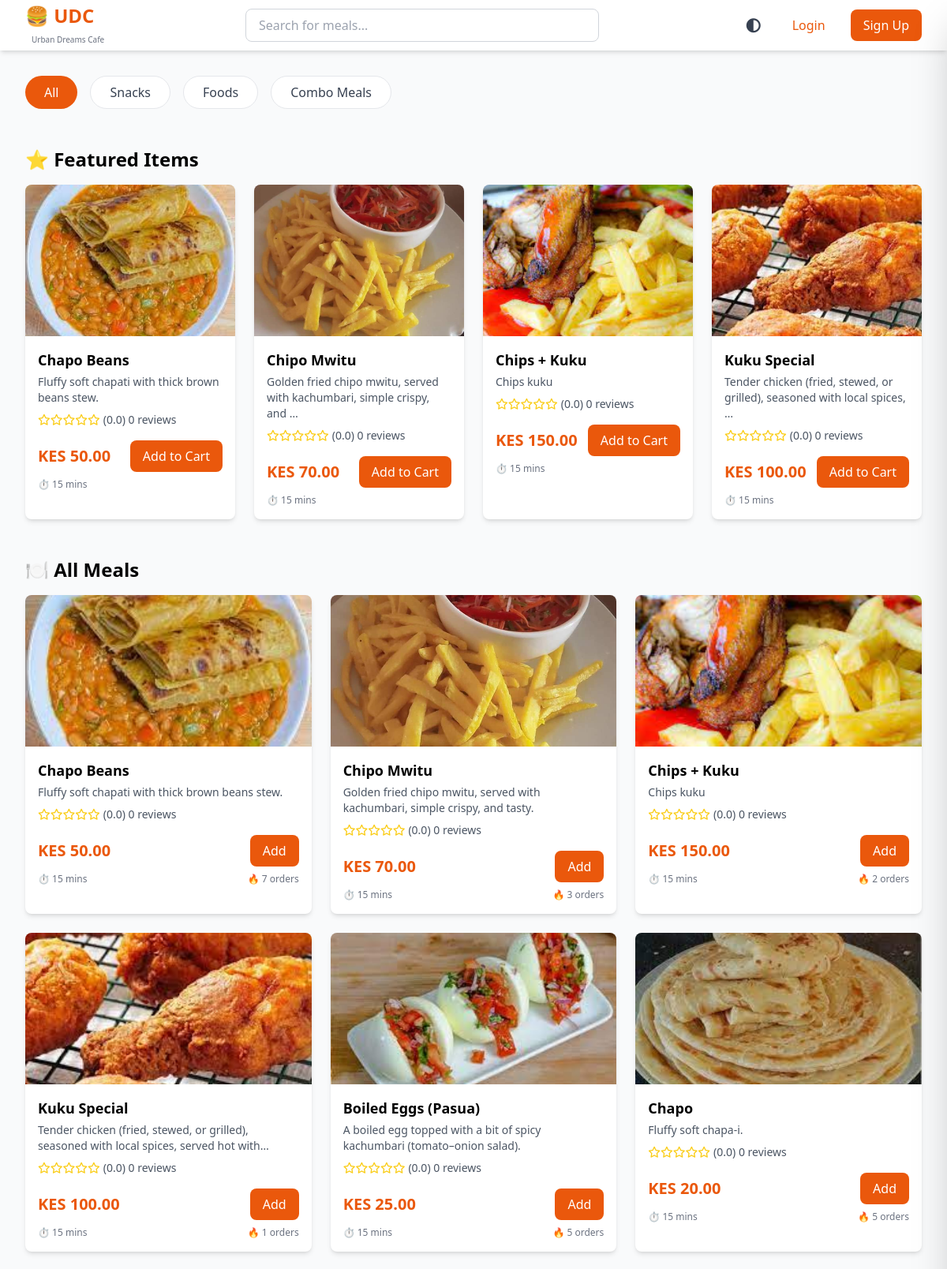
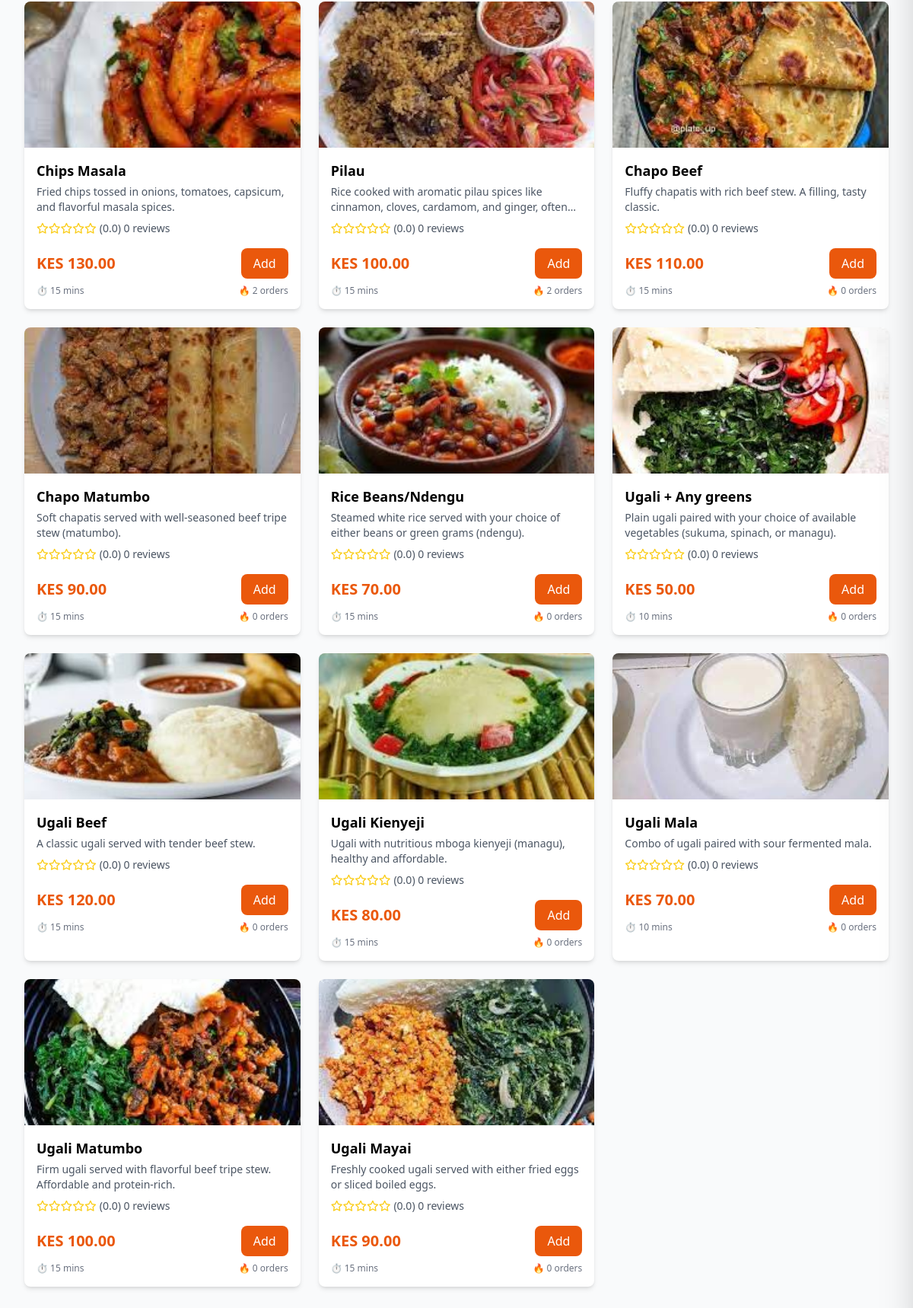
The page / on the database its author committed (2 pictures, top to bottom).
### urbanfoods/models.py (models this page shows, shortened)
class FoodCategory(models.Model):
    name = models.CharField(max_length=50, unique=True)
    description = models.TextField(blank=True)
    icon = models.CharField(max_length=50, blank=True)  # emoji or icon class
    order = models.IntegerField(default=0)  # for sorting
    class Meta:
        verbose_name_plural = "Food Categories"
        ordering = ['order', 'name']

class FoodItem(models.Model):
    name = models.CharField(max_length=100)
    description = models.TextField()
    category = models.ForeignKey(FoodCategory, on_delete=models.CASCADE, related_name='items')
    price = models.DecimalField(max_digits=10, decimal_places=2, validators=[MinValueValidator(0)])
    image = models.ImageField(upload_to='food_images/')
    prep_time = models.IntegerField(help_text="Preparation time in minutes", default=15)
    is_available = models.BooleanField(default=True)
    is_featured = models.BooleanField(default=False)
    is_meal_of_day = models.BooleanField(default=False)
    times_ordered = models.IntegerField(default=0)  # for popularity tracking
    created_at = models.DateTimeField(auto_now_add=True)
    updated_at = models.DateTimeField(auto_now=True)
    @property
    def average_rating(self):
        reviews = self.reviews.all()
        if reviews.exists():
            return round(sum(review.rating for review in reviews) / reviews.count(), 1)
        return 0
    @property
    def review_count(self):
        return self.reviews.count()
    class Meta:
        ordering = ['-is_featured', '-times_ordered', 'name']

### urbanfoods/views.py (the view)
# urls.py: path('', views.homepage, name='homepage'),
def homepage(request):
    categories = FoodCategory.objects.all()
    category_id = request.GET.get('category')
    search_query = request.GET.get('q')
    food_items = FoodItem.objects.filter(is_available=True)
    if category_id:
        food_items = food_items.filter(category_id=category_id)
    if search_query:
        food_items = food_items.filter(
            Q(name__icontains=search_query) |
            Q(description__icontains=search_query)
        )
    meal_of_day = FoodItem.objects.filter(is_meal_of_day=True, is_available=True).first()
    featured_items = FoodItem.objects.filter(is_featured=True, is_available=True)[:4]
    popular_items = FoodItem.objects.filter(is_available=True).order_by('-times_ordered')[:6]
    cart_count = 0
    if request.user.is_authenticated:
        cart, _ = Cart.objects.get_or_create(user=request.user)
        cart_count = cart.item_count
    context = {
        'categories': categories,
        'food_items': food_items,
        'meal_of_day': meal_of_day,
        'featured_items': featured_items,
        'popular_items': popular_items,
        'cart_count': cart_count,
        'selected_category': category_id,
        'search_query': search_query,
    }
    return render(request, 'homepage.html', context)

### urbanfoods/templatetags/rating_tags.py (called while the page is built)
@register.filter
def star_rating(value):
    try:
        rating = float(value)
    except (ValueError, TypeError):
        return []
    stars = []
    full_stars = int(rating)
    half_star = (rating - full_stars) >= 0.5
    empty_stars = 5 - full_stars - (1 if half_star else 0)
    stars.extend(['full'] * full_stars)
    if half_star:
        stars.append('half')
    stars.extend(['empty'] * empty_stars)
    return stars

### urbanfoods/templates/homepage.html (shortened to what this page needs)
{% load static %}
{% load rating_tags %}
<!DOCTYPE html>
<html lang="en">
<head>
    <script src="https://cdn.tailwindcss.com"></script>
    <link rel="stylesheet" href="https://cdnjs.cloudflare.com/ajax/libs/font-awesome/6.4.0/css/all.min.css">
    <link rel="stylesheet" href="{% static 'styles.css' %}">
</head>
<body class="bg-gray-50">
    <nav class="bg-white shadow-md sticky top-0 z-40">
        <div class="max-w-7xl mx-auto px-4 sm:px-6 lg:px-8">
            <div class="flex justify-between items-center h-16">
                <div class="flex flex-col items-start">
                    <a href="/">
                        <h1 class="text-2xl font-bold text-orange-600">🍔 UDC</h1>
                        <small class="text-sm text-gray-500 -mt-1" style="margin-left: 8px; font-size: x-small;">Urban Dreams Cafe</small>
                    </a>
                </div>
                <div class="hidden md:flex flex-1 max-w-md mx-8">
                    <input
                        type="text"
                        id="searchInput"
                        placeholder="Search for meals..."
                        class="w-full px-4 py-2 border border-gray-300 rounded-lg focus:outline-none focus:ring-2 focus:ring-orange-500"
                    >
                </div>
                <div class="flex items-center gap-4">
                    <div class="relative">
                        <button onclick="toggleThemeMenu()" class="text-gray-700 hover:text-orange-600 p-2 rounded-lg hover:bg-gray-100">
                            <i id="themeIcon" class="fas fa-sun text-lg"></i>
                        </button>
                    </div>
                    {% if user.is_authenticated %}
                        <a href="/orders/" class="text-gray-700 hover:text-orange-600">My Orders</a>
                        <button onclick="toggleCart()" class="relative">
                            <svg class="w-8 h-8 text-gray-700 hover:text-orange-600" fill="none" stroke="currentColor" viewBox="0 0 24 24">
                                <path stroke-linecap="round" stroke-linejoin="round" stroke-width="2" d="M3 3h2l.4 2M7 13h10l4-8H5.4M7 13L5.4 5M7 13l-2.293 2.293c-.63.63-.184 1.707.707 1.707H17m0 0a2 2 0 100 4 2 2 0 000-4zm-8 2a2 2 0 11-4 0 2 2 0 014 0z"></path>
                            </svg>
                            <span id="cartBadge" class="absolute -top-2 -right-2 bg-orange-600 text-white text-xs rounded-full w-5 h-5 flex items-center justify-center">0</span>
                        </button>
                        <a href="/profile/" class="text-gray-700 hover:text-orange-600">
                            <svg class="w-8 h-8" fill="none" stroke="currentColor" viewBox="0 0 24 24">
                                <path stroke-linecap="round" stroke-linejoin="round" stroke-width="2" d="M16 7a4 4 0 11-8 0 4 4 0 018 0zM12 14a7 7 0 00-7 7h14a7 7 0 00-7-7z"></path>
                            </svg>
                        </a>
                    {% else %}
                        <a href="/login/" class="px-4 py-2 text-orange-600 hover:text-orange-700">Login</a>
                        <a href="/signup/" class="px-4 py-2 bg-orange-600 text-white rounded-lg hover:bg-orange-700">Sign Up</a>
                    {% endif %}
                </div>
            </div>
        </div>
    </nav>
    <div class="max-w-7xl mx-auto px-4 sm:px-6 lg:px-8 py-8">
        <div class="mb-8">
            <div class="flex gap-4 overflow-x-auto pb-4">
                <button data-category="all" class="category-btn px-6 py-2 bg-orange-600 text-white rounded-full whitespace-nowrap hover:bg-orange-700">
                    All
                </button>
                {% for category in categories %}
                <button data-category="{{ category.id }}" class="category-btn px-6 py-2 bg-white text-gray-700 rounded-full whitespace-nowrap hover:bg-orange-50 border border-gray-200">
                    {{ category.icon }} {{ category.name }}
                </button>
                {% endfor %}
            </div>
        </div>
        {% if featured_items %}
        <div class="mb-12">
            <h2 class="text-2xl font-bold mb-4">⭐ Featured Items</h2>
            <div class="grid grid-cols-1 md:grid-cols-2 lg:grid-cols-4 gap-6">
                {% for item in featured_items %}
                <div class="bg-white rounded-lg shadow-md overflow-hidden hover:shadow-lg transition">
                    <img src="{{ item.image.url }}" alt="{{ item.name }}" class="w-full h-48 object-cover">
                    <div class="p-4">
                        <h3 class="font-bold text-lg">{{ item.name }}</h3>
                        <p class="text-gray-600 text-sm mt-1">{{ item.description|truncatewords:10 }}</p>
                        <div class="flex items-center mt-2">
                            {% for star_type in item.average_rating|star_rating %}
                                {% if star_type == 'full' %}
                                    <i class="fas fa-star text-yellow-400 text-sm"></i>
                                {% elif star_type == 'half' %}
                                    <i class="fas fa-star-half-alt text-yellow-400 text-sm"></i>
                                {% else %}
                                    <i class="far fa-star text-yellow-400 text-sm"></i>
                                {% endif %}
                            {% endfor %}
                            <span class="text-sm text-gray-600 ml-1">({{ item.average_rating|floatformat:1 }}) {{ item.review_count }} review{{ item.review_count|pluralize }}</span>
                        </div>
                        <div class="flex items-center justify-between mt-4">
                            <span class="text-orange-600 font-bold text-xl">KES {{ item.price }}</span>
                            <button onclick="addToCart({{ item.id }}, 1)" class="bg-orange-600 text-white px-4 py-2 rounded-lg hover:bg-orange-700">
                                Add to Cart
                            </button>
                        </div>
                        <p class="text-gray-500 text-xs mt-2">⏱️ {{ item.prep_time }} mins</p>
                    </div>
                </div>
                {% endfor %}
            </div>
        </div>
        {% endif %}
        <div class="mb-8">
            <h2 class="text-2xl font-bold mb-4">🍽️ All Meals</h2>
            <div id="foodGrid" class="grid grid-cols-1 md:grid-cols-2 lg:grid-cols-3 xl:grid-cols-4 gap-6">
                {% for item in food_items %}
                <div class="food-item bg-white rounded-lg shadow-md overflow-hidden hover:shadow-lg transition" data-category="{{ item.category.id }}">
                    <div class="relative">
                        <img src="{{ item.image.url }}" alt="{{ item.name }}" class="w-full h-48 object-cover">
                    </div>
                    <div class="p-4">
                        <h3 class="font-bold text-lg">{{ item.name }}</h3>
                        <p class="text-gray-600 text-sm mt-1 line-clamp-2">{{ item.description }}</p>
                        <div class="flex items-center mt-2">
                            {% for star_type in item.average_rating|star_rating %}
                                {% if star_type == 'full' %}
                                    <i class="fas fa-star text-yellow-400 text-sm"></i>
                                {% elif star_type == 'half' %}
                                    <i class="fas fa-star-half-alt text-yellow-400 text-sm"></i>
                                {% else %}
                                    <i class="far fa-star text-yellow-400 text-sm"></i>
                                {% endif %}
                            {% endfor %}
                            <span class="text-sm text-gray-600 ml-1">({{ item.average_rating|floatformat:1 }}) {{ item.review_count }} review{{ item.review_count|pluralize }}</span>
                        </div>
                        <div class="flex items-center justify-between mt-4">
                            <span class="text-orange-600 font-bold text-xl">KES {{ item.price }}</span>
                            {% if item.is_available %}
                            <button onclick="addToCart({{ item.id }}, 1)" class="bg-orange-600 text-white px-4 py-2 rounded-lg hover:bg-orange-700">
                                Add
                            </button>
                            {% endif %}
                        </div>
                        <div class="flex items-center justify-between mt-2">
                            <span class="text-gray-500 text-xs">⏱️ {{ item.prep_time }} mins</span>
                            <span class="text-gray-500 text-xs">🔥 {{ item.times_ordered }} orders</span>
                        </div>
                    </div>
                </div>
                {% endfor %}
            </div>
        </div>
    </div>
</body>
</html>

### static/styles.css (style rules this page uses)
body { font-family: 'Segoe UI', Tahoma, Geneva, Verdana, sans-serif; background-color: #f8f9fa; transition: background-color 0.3s ease, color 0.3s ease; }

### rows shown on the page
FoodCategory: name "Snacks"
FoodCategory: name "Foods"
FoodCategory: name "Combo Meals"
FoodItem: image (picture), name "Chapo Beans", description "Fluffy soft chapati with thick brown beans stew.", average_rating "0.0", review_count "0", price "50.00", prep_time "15", times_ordered "7"
FoodItem: image (picture), name "Chipo Mwitu", description "Golden fried chipo mwitu, served with kachumbari, simple crispy, and …", average_rating "0.0", review_count "0", price "70.00", prep_time "15", description "Golden fried chipo mwitu, served with kachumbari, simple crispy, and tasty.", times_ordered "3"
FoodItem: image (picture), name "Chips + Kuku", description "Chips kuku", average_rating "0.0", review_count "0", price "150.00", prep_time "15", times_ordered "2"
FoodItem: image (picture), name "Kuku Special", description "Tender chicken (fried, stewed, or grilled), seasoned with local spices, …", average_rating "0.0", review_count "0", price "100.00", prep_time "15", description "Tender chicken (fried, stewed, or grilled), seasoned with local spices, served hot…", times_ordered "1"
FoodItem: image (picture), name "Boiled Eggs (Pasua)", description "A boiled egg topped with a bit of spicy kachumbari (tomato–onion salad).", average_rating "0.0", review_count "0", price "25.00", prep_time "15", times_ordered "5"
FoodItem: image (picture), name "Chapo", description "Fluffy soft chapa-i.", average_rating "0.0", review_count "0", price "20.00", prep_time "15", times_ordered "5"
FoodItem: image (picture), name "Chips Masala", description "Fried chips tossed in onions, tomatoes, capsicum, and flavorful masala spices.", average_rating "0.0", review_count "0", price "130.00", prep_time "15", times_ordered "2"
FoodItem: image (picture), name "Pilau", description "Rice cooked with aromatic pilau spices like cinnamon, cloves, cardamom, and ginger,…", average_rating "0.0", review_count "0", price "100.00", prep_time "15", times_ordered "2"
FoodItem: image (picture), name "Chapo Beef", description "Fluffy chapatis with rich beef stew. A filling, tasty classic.", average_rating "0.0", review_count "0", price "110.00", prep_time "15", times_ordered "0"
FoodItem: image (picture), name "Chapo Matumbo", description "Soft chapatis served with well-seasoned beef tripe stew (matumbo).", average_rating "0.0", review_count "0", price "90.00", prep_time "15", times_ordered "0"
FoodItem: image (picture), name "Rice Beans/Ndengu", description "Steamed white rice served with your choice of either beans or green grams (ndengu).", average_rating "0.0", review_count "0", price "70.00", prep_time "15", times_ordered "0"
FoodItem: image (picture), name "Ugali + Any greens", description "Plain ugali paired with your choice of available vegetables (sukuma, spinach, or managu).", average_rating "0.0", review_count "0", price "50.00", prep_time "10", times_ordered "0"
FoodItem: image (picture), name "Ugali Beef", description "A classic ugali served with tender beef stew.", average_rating "0.0", review_count "0", price "120.00", prep_time "15", times_ordered "0"
FoodItem: image (picture), name "Ugali Kienyeji", description "Ugali with nutritious mboga kienyeji (managu), healthy and affordable.", average_rating "0.0", review_count "0", price "80.00", prep_time "15", times_ordered "0"
FoodItem: image (picture), name "Ugali Mala", description "Combo of ugali paired with sour fermented mala.", average_rating "0.0", review_count "0", price "70.00", prep_time "10", times_ordered "0"
FoodItem: image (picture), name "Ugali Matumbo", description "Firm ugali served with flavorful beef tripe stew. Affordable and protein-rich.", average_rating "0.0", review_count "0", price "100.00", prep_time "15", times_ordered "0"
FoodItem: image (picture), name "Ugali Mayai", description "Freshly cooked ugali served with either fried eggs or sliced boiled eggs.", average_rating "0.0", review_count "0", price "90.00", prep_time "15", times_ordered "0"
